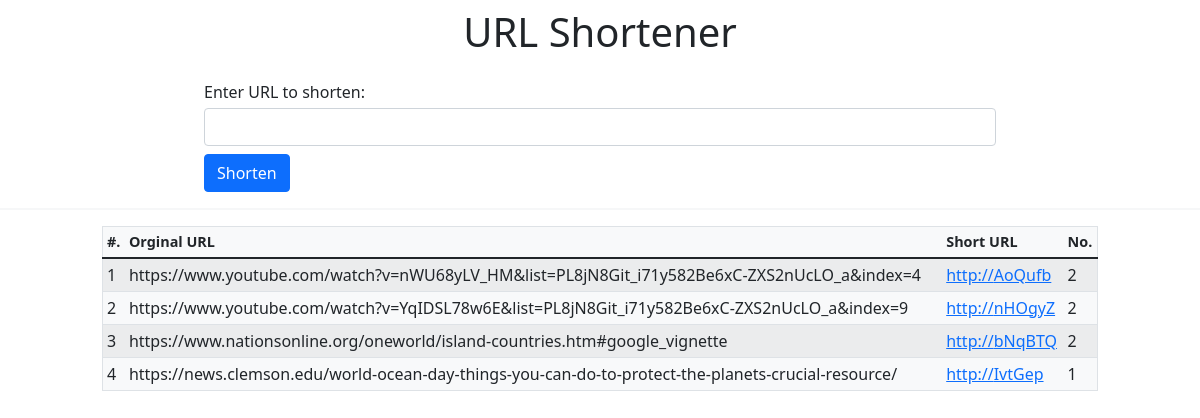
The page / on the database its author committed.
### tables this page shows
CREATE TABLE `urls` (
  `id` int(11) NOT NULL,
  `original_url` varchar(255) NOT NULL,
  `short_code` varchar(20) NOT NULL,
  `access_count` int(11) DEFAULT 0
);

### index.php (the view, shortened to what this page needs)
<?php
require_once __DIR__ . "/classes/header.php";
require_once __DIR__ . "/classes/db.php";
?>
<body class="container">
    <div class="row">
        <h1 class="mt-2 d-flex justify-content-center">URL Shortener</h1>
        <div class="col-8 offset-2">
            <form action="shorten.php" method="POST">
                <div class="col-12 my-3">
                    <label for="url" class="form-label mb-1">Enter URL to shorten:</label>
                    <input type="text" id="url" name="url" class="form-control input-lg mb-2">
                    <button type="submit" class="btn btn-primary">Shorten</button>
                </div>
            </form>
        </div>
        <hr class="border">
        <div class="col-10 offset-1">
            <table class="table table-striped col-12 bg-light border mt-0 overflow-auto">
                <thead>
                    <tr class = "font-weight-light font-10">
                    <th scope="col-1" class="font-12 m-1 p-1">#.</th>
                    <th scope="col-7" class="font-12 m-1 p-1">Orginal URL</th>
                    <th scope="col-3" class="font-12 m-1 p-1">Short URL</th>
                    <th scope="col-1" class="font-12 m-1 p-1">No.</th>
                    </tr>
                </thead>
                <tbody>
                <?php
                    $sql = "SELECT * FROM urls WHERE 1";
                    $stmt = $conn->query($sql);
                    $i = 1;
                    while($row = $stmt->fetch())
                    {
                    ?>
                    <tr class="<?=$color?> my-1">
                        <td class="m-1 p-1"><?=$i?></td>
                        <td class="m-1 p-1"><?=$row['original_url']?></td>
                    <?php
                        $i++;
                        echo "
                        <td class='m-1 p-1'>
                            <a target='_blank' onclick='refreshIndexPage()' href='shorten.php?id={$row['id']}'>http://"?><?=$row['short_code']?>
                        <?php
                        echo
                            "</a>
                        </td>"?>
                        <td class="m-1 p-1"><?=$row['access_count']?></td>
                    <?php
                    echo
                    "</tr>";
                    }
                    ?>
                </tbody>
            </table>
        </div>
    </div>
    <?php
    require_once __DIR__ . "/classes/footer.php";
    ?>

### classes/header.php (shortened to what this page needs)
<!doctype HTML>
<HTML lang="en">
  <head>
    <link href="https://cdn.jsdelivr.net/npm/bootstrap@5.1.3/dist/css/bootstrap.min.css" rel="stylesheet">
    <link rel="stylesheet" href="../styles/style.css">
  </head>
  <body class = "bg-white w-100">

### classes/footer.php (shortened to what this page needs)
  </body>
</HTML>

### styles/style.css (style rules this page uses)
.font-10 { font-size: 0.90rem; font-weight: 200; }

### rows shown on the page
urls: original_url "https://www.youtube.com/watch?v=nWU68yLV_HM&list=PL8jN8Git_i71y582Be6xC-ZXS2nUcLO_a&index=4", short_code "AoQufb", access_count "2"
urls: original_url "https://www.youtube.com/watch?v=YqIDSL78w6E&list=PL8jN8Git_i71y582Be6xC-ZXS2nUcLO_a&index=9", short_code "nHOgyZ", access_count "2"
urls: original_url "https://www.nationsonline.org/oneworld/island-countries.htm#google_vignette", short_code "bNqBTQ", access_count "2"
urls: original_url "https://news.clemson.edu/world-ocean-day-things-you-can-do-to-protect-the-planets-crucial-resource/", short_code "IvtGep", access_count "1"
